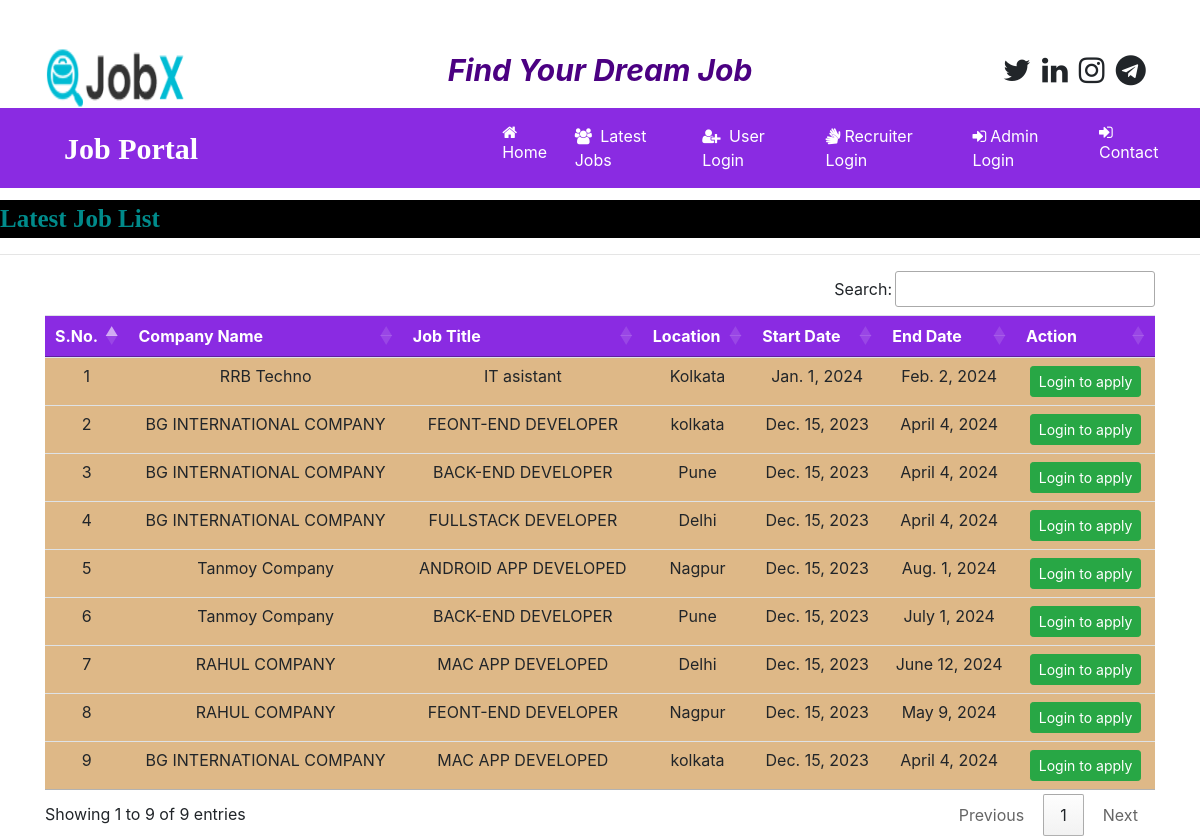
The page /latest_jobs on the database its author committed.
### job/models.py (models this page shows, shortened)
class Job(models.Model):
    recruiter = models.ForeignKey(Recruiter,on_delete=models.CASCADE)
    start_date = models.DateField()
    end_date = models.DateField()
    title = models.CharField(max_length=100)
    salary= models.FloatField(max_length=20)
    image = models.FileField()
    description = models.CharField(max_length=300)
    experience = models.CharField(max_length=50)
    location = models.CharField(max_length=100)
    skills = models.CharField(max_length=100)
    creationdate = models.DateField()

class Recruiter(models.Model):
    user = models.ForeignKey(User,on_delete=models.CASCADE)
    mobile = models.CharField(max_length=15,null=True)
    image = models.FileField(null=True)
    gender = models.CharField(max_length=10,null=True)
    company= models.CharField(max_length=100,null=True)
    type = models.CharField(max_length=15,null=True)
    status = models.CharField(max_length=20, null=True)

### job/views.py (the view)
# urls.py: path('latest_jobs',views.latest_jobs,name="latest_jobs"),
def latest_jobs(request):
    job = Job.objects.all().order_by('-start_date')
    d = {'job':job}
    return render(request,'latest_jobs.html',d)

### job/templates/latest_jobs.html (shortened to what this page needs)
{% load static %}
{% block body %}
{% include 'navigation.html' %}
<link rel="stylesheet" href="https://cdn.datatables.net/1.10.23/css/jquery.dataTables.min.css">
<link rel="stylesheet" href="https://cdn.datatables.net/buttons/1.6.5/css/buttons.dataTables.min.css">
<marquee style = "font-family : 'Monotype Corsiva' ; font-size : 25px ; color : darkcyan ; background-color : black ; font-weight : bold ; margin-top:1%">
    Latest Job List
</marquee>
<hr>
<div class="container">
<table class="table table-hover" id="example">
    <thead>
    <tr style = "background-color :blueviolet ; color : white">
        <th>S.No.</th>
        <th>Company Name</th>
        <th>Job Title</th>
         <th>Location</th>
        <th>Start Date</th>
        <th>End Date</th>
        <th>Action</th>
    </tr>
    </thead>
    <tbody>
    {% for i in job %}
    <tr style = "background-color : #DEB887">
        <td>{{forloop.counter}}</td>
        <td>{{i.recruiter.company}}</td>
        <td>{{i.title}}</td>
<td>{{i.location}}</td>
        <td>{{i.start_date}}</td>
        <td>{{i.end_date}}</td>
        <td><a href="{% url 'user_login'%}" class="btn btn-success btn-sm" >Login to apply</a>
        </td>
    </tr>
    {% endfor %}
    </tbody>
</table>
</div>
{% endblock %}

### job/templates/latest_jobs.html (style rules this page uses)
tr { text-align : center }

### rows shown on the page
Job: recruiter.company "RRB Techno", title "IT asistant", location "Kolkata", start_date "Jan. 1, 2024", end_date "Feb. 2, 2024"
Job: recruiter.company "BG INTERNATIONAL COMPANY", title "FEONT-END DEVELOPER", location "kolkata", start_date "Dec. 15, 2023", end_date "April 4, 2024"
Job: recruiter.company "BG INTERNATIONAL COMPANY", title "BACK-END DEVELOPER", location "Pune", start_date "Dec. 15, 2023", end_date "April 4, 2024"
Job: recruiter.company "BG INTERNATIONAL COMPANY", title "FULLSTACK DEVELOPER", location "Delhi", start_date "Dec. 15, 2023", end_date "April 4, 2024"
Job: recruiter.company "Tanmoy Company", title "ANDROID APP DEVELOPED", location "Nagpur", start_date "Dec. 15, 2023", end_date "Aug. 1, 2024"
Job: recruiter.company "Tanmoy Company", title "BACK-END DEVELOPER", location "Pune", start_date "Dec. 15, 2023", end_date "July 1, 2024"
Job: recruiter.company "RAHUL COMPANY", title "MAC APP DEVELOPED", location "Delhi", start_date "Dec. 15, 2023", end_date "June 12, 2024"
Job: recruiter.company "RAHUL COMPANY", title "FEONT-END DEVELOPER", location "Nagpur", start_date "Dec. 15, 2023", end_date "May 9, 2024"
Job: recruiter.company "BG INTERNATIONAL COMPANY", title "MAC APP DEVELOPED", location "kolkata", start_date "Dec. 15, 2023", end_date "April 4, 2024"
